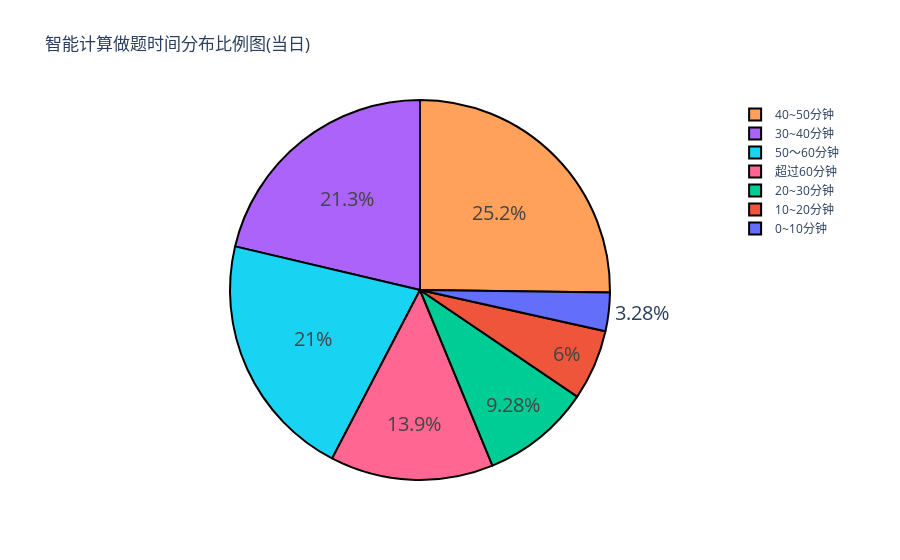

Notebook source saved alongside this figure:
### Code cell
import plotly as py
import plotly.graph_objs as go
pyplt=py.offline.plot
labels=['0~10分钟','10~20分钟','20~30分钟','30~40分钟','40~50分钟', '50～60分钟', '超过60分钟']
values=x1_list
trace=[go.Pie(labels=labels,values=values)]
layout=go.Layout(
    title='智能计算做题时间分布比例图(当日)'
)
fig=go.Figure(data=trace,layout=layout)
fig.update_traces(hoverinfo='label+percent',
#  textinfo='value', 
 textfont_size=20, marker=dict(colors=plotly.colors.qualitative.Plotly[0:7], line=dict(color='#000000', width=2)))
pyplt(fig,filename='plot/单日智能计算时间分布饼图.html')
offline.iplot(fig)

### Figure 1 — Plotly figure (JSON) as saved in the notebook; plotly's stock layout.template omitted (floating-point values rounded to 4 significant figures)
{"data": [{"hoverinfo": "label+percent", "labels": ["0~10分钟", "10~20分钟", "20~30分钟", "30~40分钟", "40~50分钟", "50～60分钟", "超过60分钟"], "marker": {"colors": ["#636EFA", "#EF553B", "#00CC96", "#AB63FA", "#FFA15A", "#19D3F3", "#FF6692"], "line": {"color": "#000000", "width": 2}}, "textfont": {"size": 20}, "type": "pie", "values": [92, 168, 260, 597, 706, 589, 389]}], "layout": {"title": {"text": "智能计算做题时间分布比例图(当日)"}}}
